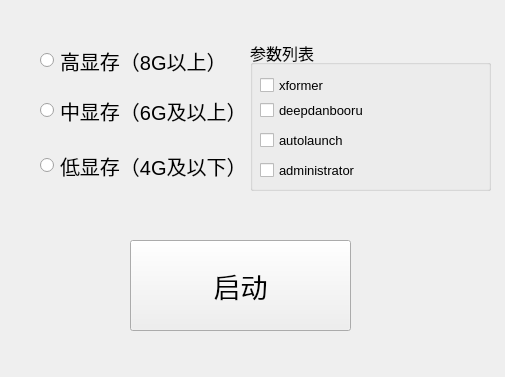
<?xml version="1.0" encoding="UTF-8"?>
<ui version="4.0">
 <class>launcher</class>
 <widget class="QWidget" name="launcher">
  <property name="geometry">
   <rect>
    <x>0</x>
    <y>0</y>
    <width>505</width>
    <height>377</height>
   </rect>
  </property>
  <property name="windowTitle">
   <string>Form</string>
  </property>
  <widget class="QRadioButton" name="radioButton_3">
   <property name="geometry">
    <rect>
     <x>40</x>
     <y>150</y>
     <width>201</width>
     <height>31</height>
    </rect>
   </property>
   <property name="font">
    <font>
     <pointsize>15</pointsize>
    </font>
   </property>
   <property name="text">
    <string>低显存（4G及以下）</string>
   </property>
  </widget>
  <widget class="QRadioButton" name="radioButton_2">
   <property name="geometry">
    <rect>
     <x>40</x>
     <y>90</y>
     <width>201</width>
     <height>41</height>
    </rect>
   </property>
   <property name="font">
    <font>
     <pointsize>15</pointsize>
    </font>
   </property>
   <property name="text">
    <string>中显存（6G及以上）</string>
   </property>
  </widget>
  <widget class="QPushButton" name="pushButton">
   <property name="geometry">
    <rect>
     <x>130</x>
     <y>240</y>
     <width>221</width>
     <height>91</height>
    </rect>
   </property>
   <property name="font">
    <font>
     <pointsize>20</pointsize>
    </font>
   </property>
   <property name="text">
    <string>启动</string>
   </property>
  </widget>
  <widget class="QRadioButton" name="radioButton">
   <property name="geometry">
    <rect>
     <x>40</x>
     <y>40</y>
     <width>181</width>
     <height>41</height>
    </rect>
   </property>
   <property name="font">
    <font>
     <pointsize>15</pointsize>
    </font>
   </property>
   <property name="text">
    <string>高显存（8G以上）</string>
   </property>
  </widget>
  <widget class="QGroupBox" name="groupBox">
   <property name="geometry">
    <rect>
     <x>250</x>
     <y>40</y>
     <width>241</width>
     <height>151</height>
    </rect>
   </property>
   <property name="font">
    <font>
     <pointsize>12</pointsize>
    </font>
   </property>
   <property name="title">
    <string>参数列表</string>
   </property>
   <widget class="QCheckBox" name="xformer">
    <property name="geometry">
     <rect>
      <x>10</x>
      <y>30</y>
      <width>141</width>
      <height>31</height>
     </rect>
    </property>
    <property name="font">
     <font>
      <pointsize>10</pointsize>
     </font>
    </property>
    <property name="text">
     <string>xformer</string>
    </property>
   </widget>
   <widget class="QCheckBox" name="deepdanbooru">
    <property name="geometry">
     <rect>
      <x>10</x>
      <y>60</y>
      <width>201</width>
      <height>21</height>
     </rect>
    </property>
    <property name="font">
     <font>
      <pointsize>10</pointsize>
     </font>
    </property>
    <property name="text">
     <string>deepdanbooru</string>
    </property>
   </widget>
   <widget class="QCheckBox" name="autolaunch">
    <property name="geometry">
     <rect>
      <x>10</x>
      <y>90</y>
      <width>121</width>
      <height>21</height>
     </rect>
    </property>
    <property name="font">
     <font>
      <pointsize>10</pointsize>
      <bold>false</bold>
     </font>
    </property>
    <property name="text">
     <string>autolaunch</string>
    </property>
   </widget>
   <widget class="QCheckBox" name="administrator">
    <property name="geometry">
     <rect>
      <x>10</x>
      <y>120</y>
      <width>121</width>
      <height>20</height>
     </rect>
    </property>
    <property name="font">
     <font>
      <pointsize>10</pointsize>
     </font>
    </property>
    <property name="text">
     <string>administrator</string>
    </property>
   </widget>
  </widget>
  <zorder>groupBox</zorder>
  <zorder>radioButton_3</zorder>
  <zorder>radioButton_2</zorder>
  <zorder>pushButton</zorder>
  <zorder>radioButton</zorder>
 </widget>
 <resources/>
 <connections/>
</ui>
